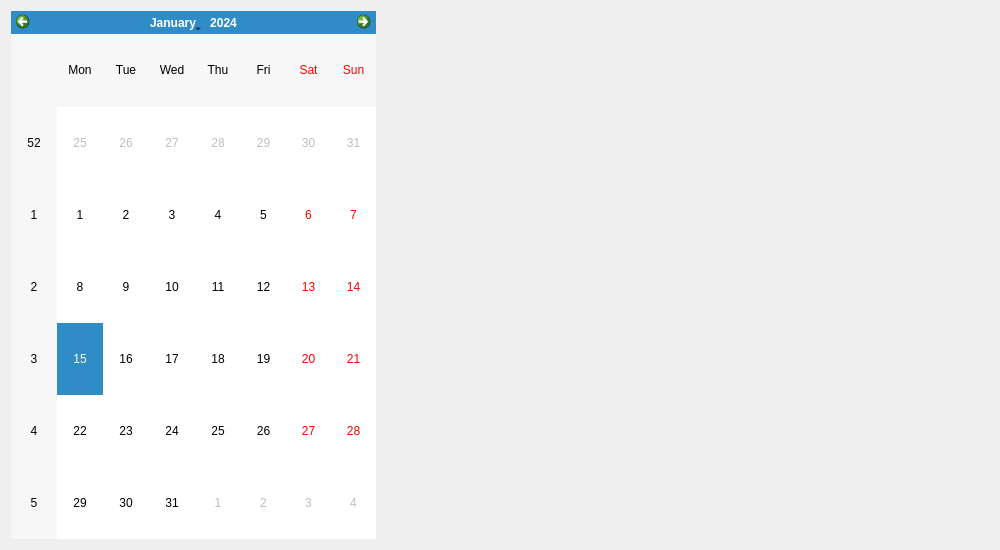
<?xml version="1.0" encoding="UTF-8"?>
<ui version="4.0">
 <class>Main</class>
 <widget class="QWidget" name="Main">
  <property name="geometry">
   <rect>
    <x>0</x>
    <y>0</y>
    <width>1000</width>
    <height>550</height>
   </rect>
  </property>
  <property name="windowTitle">
   <string>Research selection</string>
  </property>
  <layout class="QHBoxLayout" name="horizontalLayout" stretch="3,5">
   <item>
    <widget class="QCalendarWidget" name="calendarWidget">
     <property name="firstDayOfWeek">
      <enum>Qt::Monday</enum>
     </property>
    </widget>
   </item>
   <item>
    <widget class="QStackedWidget" name="stackedWidget">
     <widget class="QWidget" name="pageSelect"/>
     <widget class="QWidget" name="pageAdd"/>
    </widget>
   </item>
  </layout>
 </widget>
 <resources/>
 <connections/>
</ui>
